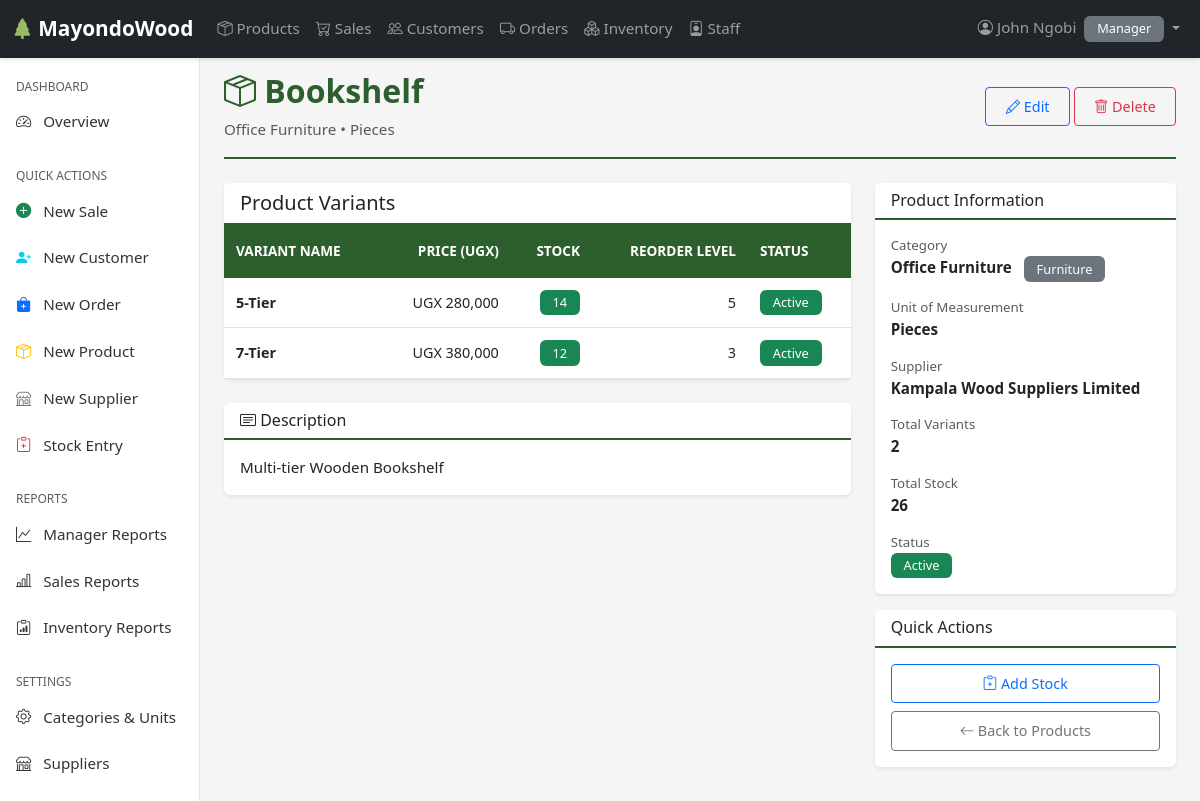
/products/12/ (signed in), run on the app's committed database.
### users/models.py (models this page shows, shortened)
class Employee(AbstractUser):
    ROLES = [
        ('SALES', 'Sales'),
        ('INVENTORY', 'Inventory'),
        ('MANAGER', 'Manager'),
    ]
    role = models.CharField(max_length=20, choices=ROLES)
    phone = models.CharField(max_length=15, blank=True, null=True)
    address = models.TextField(blank=True, null=True)
    is_active = models.BooleanField(default=True)
    created_at = models.DateTimeField(auto_now_add=True)
    updated_at = models.DateTimeField(auto_now=True)
    class Meta:
        ordering = ['-date_joined']
        verbose_name = 'Employee'
        verbose_name_plural = 'Employees'

### products/models.py (models this page shows, shortened)
class Product(models.Model):
    name = models.CharField(max_length=100)
    category = models.ForeignKey(Category, on_delete=models.PROTECT, related_name='products')
    unit = models.ForeignKey(Unit, on_delete=models.PROTECT, related_name='products')
    supplier = models.ForeignKey('orders.Supplier', on_delete=models.SET_NULL, null=True, blank=True, related_name='products')
    description = models.TextField(blank=True)
    is_active = models.BooleanField(default=True)
    created_at = models.DateTimeField(auto_now_add=True)
    updated_at = models.DateTimeField(auto_now=True)
    class Meta:
        ordering = ['name']
        unique_together = [['name', 'category']]

class Category(models.Model):
    TYPE_CHOICES = [
        ('FURNITURE', 'Furniture'),
        ('WOOD', 'Wood'),
    ]
    name = models.CharField(max_length=100, unique=True)
    type = models.CharField(max_length=20, choices=TYPE_CHOICES, default='FURNITURE')
    description = models.TextField(blank=True)
    is_active = models.BooleanField(default=True)
    created_at = models.DateTimeField(auto_now_add=True)
    updated_at = models.DateTimeField(auto_now=True)
    class Meta:
        ordering = ['name']
        verbose_name = 'Category'
        verbose_name_plural = 'Cartegories'

class Unit(models.Model):
    name = models.CharField(max_length=50, unique=True)
    abbreviation = models.CharField(max_length=10, blank=True)
    is_active = models.BooleanField(default=True)
    created_at = models.DateTimeField(auto_now_add=True)
    updated_at = models.DateTimeField(auto_now=True)
    class Meta:
        ordering = ['name']

class ProductVariant(models.Model):
    product = models.ForeignKey(Product, on_delete=models.CASCADE, related_name='variants')
    variant_name = models.CharField(max_length=100)
    price = models.IntegerField(default=0)
    stock_quantity = models.PositiveIntegerField(default=0)
    reorder_level = models.PositiveIntegerField(default=5)
    is_active = models.BooleanField(default=True)
    created_at = models.DateTimeField(auto_now_add=True)
    updated_at = models.DateTimeField(auto_now=True)
    class Meta:
        ordering = ['product__name', 'variant_name']
        unique_together = [['product', 'variant_name']]

### orders/models.py (models this page shows, shortened)
class Supplier(models.Model):
    name = models.CharField(max_length=100, unique=True)
    email = models.EmailField(blank=True)
    phone = models.CharField(max_length=20, blank=True)
    contact_person  = models.CharField(max_length=100)
    address = models.TextField(blank=True)
    notes = models.TextField(blank=True)
    is_active = models.BooleanField(default=True)
    created_at = models.DateTimeField(auto_now_add=True)
    updated_at = models.DateTimeField(auto_now=True)
    class Meta:
        ordering = ['name']

### products/views.py (the view)
# urls.py: path('<int:pk>/', views.product_detail, name='product_detail'),
@login_required
def product_detail(request, pk):
    product = get_object_or_404(
        Product.objects.select_related('category', 'unit', 'supplier')
        .prefetch_related('variants'),
        pk=pk
    )
    total_stock = sum(variant.stock_quantity for variant in product.variants.all())
    return render(request, "products/product_detail.html", {
        "product": product,
        "total_stock": total_stock,
        "title": f"{product.name} - Details"
    })

### products/templates/products/product_detail.html (shortened to what this page needs)
{% extends 'base.html' %}
{% load static humanize %}
{% block content %}
<div class="page-header mb-4">
    <div class="d-flex justify-content-between align-items-center">
        <div>
            <h1><i class="bi bi-box-seam"></i> {{ product.name }}</h1>
            <p class="text-muted mb-0">{{ product.category.name }} • {{ product.unit.name }}</p>
        </div>
        {% if user.role == 'MANAGER' %}
        <div>
            <a href="{% url 'products:update_product' product.pk %}" class="btn btn-outline-primary">
                <i class="bi bi-pencil"></i> Edit
            </a>
            <a href="{% url 'products:delete_product' product.pk %}" class="btn btn-outline-danger">
                <i class="bi bi-trash"></i> Delete
            </a>
        </div>
        {% endif %}
    </div>
</div>
<div class="row">
    <div class="col-lg-8">
        <div class="card mb-4">
            <div class="card-header">
                <h5 class="mb-0">Product Variants</h5>
            </div>
            <div class="card-body p-0">
                <div class="table-responsive">
                    <table class="table table-hover mb-0">
                        <thead>
                            <tr>
                                <th>Variant Name</th>
                                <th class="text-end">Price (UGX)</th>
                                <th class="text-end">Stock</th>
                                <th class="text-end">Reorder Level</th>
                                <th>Status</th>
                            </tr>
                        </thead>
                        <tbody>
                            {% for variant in product.variants.all %}
                            <tr>
                                <td><strong>{{ variant.variant_name }}</strong></td>
                                <td class="text-end">UGX {{ variant.price|floatformat:0|intcomma }}</td>
                                <td class="text-end">
                                    <span class="badge {% if variant.stock_quantity == 0 %}bg-danger{% elif variant.stock_quantity <= variant.reorder_level %}bg-warning text-dark{% else %}bg-success{% endif %}">
                                        {{ variant.stock_quantity|intcomma }}
                                    </span>
                                </td>
                                <td class="text-end">{{ variant.reorder_level|intcomma }}</td>
                                <td>
                                    {% if variant.is_active %}
                                        <span class="badge bg-success">Active</span>
                                    {% else %}
                                        <span class="badge bg-secondary">Inactive</span>
                                    {% endif %}
                                </td>
                            </tr>
                            {% endfor %}
                        </tbody>
                    </table>
                </div>
            </div>
        </div>
        {% if product.description %}
        <div class="card">
            <div class="card-header">
                <h6 class="mb-0"><i class="bi bi-card-text"></i> Description</h6>
            </div>
            <div class="card-body">
                <p class="mb-0">{{ product.description }}</p>
            </div>
        </div>
        {% endif %}
    </div>
    <div class="col-lg-4">
        <div class="card mb-3">
            <div class="card-header">
                <h6 class="mb-0">Product Information</h6>
            </div>
            <div class="card-body">
                <div class="mb-3">
                    <small class="text-muted d-block">Category</small>
                    <strong>{{ product.category.name }}</strong>
                    <span class="badge bg-secondary ms-2">{{ product.category.get_type_display }}</span>
                </div>
                <div class="mb-3">
                    <small class="text-muted d-block">Unit of Measurement</small>
                    <strong>{{ product.unit.name }}</strong>
                </div>
                {% if product.supplier %}
                <div class="mb-3">
                    <small class="text-muted d-block">Supplier</small>
                    <strong>{{ product.supplier.name }}</strong>
                </div>
                {% endif %}
                <div class="mb-3">
                    <small class="text-muted d-block">Total Variants</small>
                    <strong>{{ product.variants.count }}</strong>
                </div>
                <div class="mb-3">
                    <small class="text-muted d-block">Total Stock</small>
                    <strong>{{ total_stock|intcomma }}</strong>
                </div>
                <div class="mb-0">
                    <small class="text-muted d-block">Status</small>
                    {% if product.is_active %}
                        <span class="badge bg-success">Active</span>
                    {% else %}
                        <span class="badge bg-secondary">Inactive</span>
                    {% endif %}
                </div>
            </div>
        </div>
        <div class="card">
            <div class="card-header">
                <h6 class="mb-0">Quick Actions</h6>
            </div>
            <div class="card-body">
                {% if user.role in 'MANAGER,INVENTORY' %}
                <a href="{% url 'inventory:stock_entry' %}" class="btn btn-outline-primary w-100 mb-2">
                    <i class="bi bi-clipboard-plus"></i> Add Stock
                </a>
                {% endif %}
                <a href="{% url 'products:product_list' %}" class="btn btn-outline-secondary w-100">
                    <i class="bi bi-arrow-left"></i> Back to Products
                </a>
            </div>
        </div>
    </div>
</div>
{% endblock %}

### templates/includes/navbar.html (shortened to what this page needs)
{% load static %}
<nav class="navbar navbar-expand-lg navbar-dark bg-dark fixed-top">
    <div class="container-fluid">
        <a class="navbar-brand" href="{% url 'users:dashboard' %}">
            <i class="bi bi-tree-fill"></i> MayondoWood
        </a>
        <div class="collapse navbar-collapse" id="navbarNav">
            <ul class="navbar-nav me-auto">
                <li class="nav-item">
                    <a class="nav-link {% if request.resolver_match.url_name == 'product_list' %}active{% endif %}"
                       href="{% url 'products:product_list' %}">
                        <i class="bi bi-box-seam"></i> Products
                    </a>
                </li>
                {% if user.role in 'MANAGER,SALES' %}
                <li class="nav-item">
                    <a class="nav-link {% if 'sales' in request.path %}active{% endif %}"
                       href="{% url 'sales:sale_list' %}">
                        <i class="bi bi-cart-check"></i> Sales
                    </a>
                </li>
                <li class="nav-item">
                    <a class="nav-link {% if 'customer' in request.path %}active{% endif %}"
                       href="{% url 'sales:customer_list' %}">
                        <i class="bi bi-people"></i> Customers
                    </a>
                </li>
                {% endif %}
                {% if user.role in 'MANAGER,INVENTORY' %}
                <li class="nav-item">
                    <a class="nav-link {% if 'orders' in request.path %}active{% endif %}"
                       href="{% url 'orders:order_list' %}">
                        <i class="bi bi-truck"></i> Orders
                    </a>
                </li>
                <li class="nav-item">
                    <a class="nav-link {% if 'inventory' in request.path %}active{% endif %}"
                       href="{% url 'inventory:stock_list' %}">
                        <i class="bi bi-boxes"></i> Inventory
                    </a>
                </li>
                {% endif %}
                {% if user.role == 'MANAGER' %}
                <li class="nav-item">
                    <a class="nav-link {% if 'staff' in request.path %}active{% endif %}"
                       href="{% url 'users:staff_list' %}">
                        <i class="bi bi-person-badge"></i> Staff
                    </a>
                </li>
                {% endif %}
            </ul>
            <ul class="navbar-nav">
                <li class="nav-item dropdown">
                    <a class="nav-link dropdown-toggle" href="#" id="userDropdown" role="button"
                       data-bs-toggle="dropdown" aria-expanded="false">
                        <i class="bi bi-person-circle"></i> {{ user.get_full_name|default:user.username }}
                        <span class="badge bg-secondary ms-1">{{ user.get_role_display }}</span>
                    </a>
                </li>
            </ul>
        </div>
    </div>
</nav>

### static/css/styles.css (style rules this page uses)
:root { --primary-color: #2c5f2d; --secondary-color: #97bc62; --dark-color: #1a1a1a; --light-color: #f8f9fa; --danger-color: #dc3545; --warning-color: #ffc107; --success-color: #28a745; --info-color: #17a2b8; }
body { font-family: 'Segoe UI', Tahoma, Geneva, Verdana, sans-serif; font-size: 0.95rem; background-color: #f5f5f5; }
.navbar { box-shadow: 0 2px 4px rgba(0,0,0,.1); }
.navbar-brand { font-weight: 600; font-size: 1.3rem; }
.navbar-brand i { color: var(--secondary-color); }
.card { box-shadow: 0 0.125rem 0.25rem rgba(0, 0, 0, 0.075); border: none; margin-bottom: 1.5rem; transition: transform 0.2s ease; }
.card-header { background-color: white; border-bottom: 2px solid var(--primary-color); font-weight: 600; }
.table { font-size: 0.9rem; background-color: white; }
.table thead th { background-color: var(--primary-color); color: white; border: none; font-weight: 600; text-transform: uppercase; font-size: 0.85rem; padding: 1rem 0.75rem; }
.table tbody tr { transition: background-color 0.2s ease; }
.table td { vertical-align: middle; padding: 0.75rem; }
.badge { padding: 0.4rem 0.8rem; font-weight: 500; font-size: 0.8rem; }
.btn { font-size: 0.9rem; padding: 0.5rem 1.2rem; border-radius: 0.25rem; transition: all 0.3s ease; }
.page-header { padding-bottom: 1rem; margin-bottom: 1.5rem; margin-top: 3rem; border-bottom: 2px solid var(--primary-color); }
.page-header h1 { color: var(--primary-color); font-weight: 700; font-size: 2rem; }

### data on the page
Employee: get_full_name "John Ngobi", role "Manager"
Product: name "Bookshelf", category.name "Office Furniture", unit.name "Pieces", description "Multi-tier Wooden Bookshelf", category.type "Furniture", supplier.name "Kampala Wood Suppliers Limited", variants.count "2"
ProductVariant: variant_name "5-Tier", price "280,000", stock_quantity "14", reorder_level "5", is_active "Active"
ProductVariant: variant_name "7-Tier", price "380,000", stock_quantity "12", reorder_level "3", is_active "Active"

### other printed values
{{ total_stock|intcomma }} "26"
